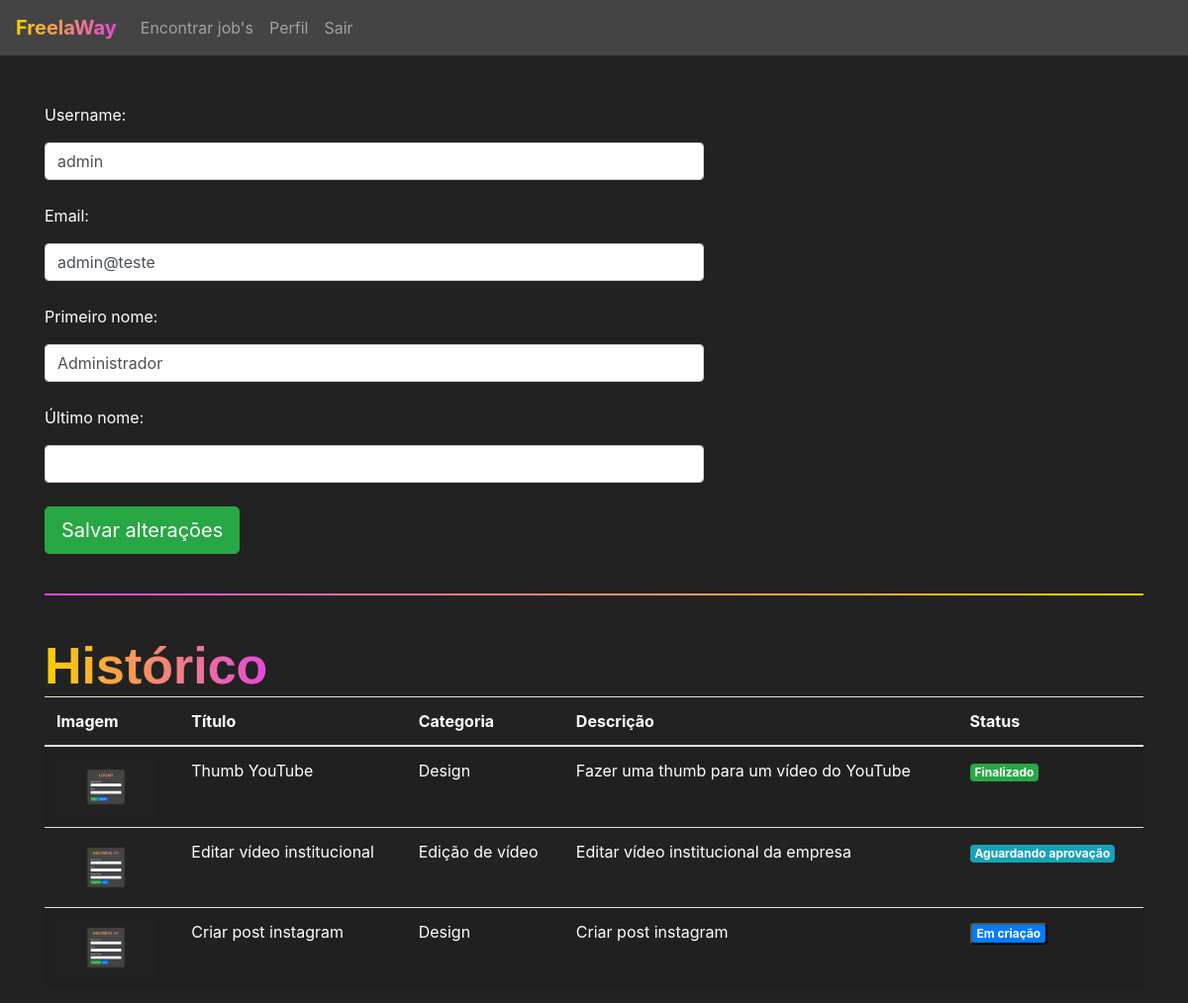
Page /jobs/perfil/ (signed in) on the earlier database version.
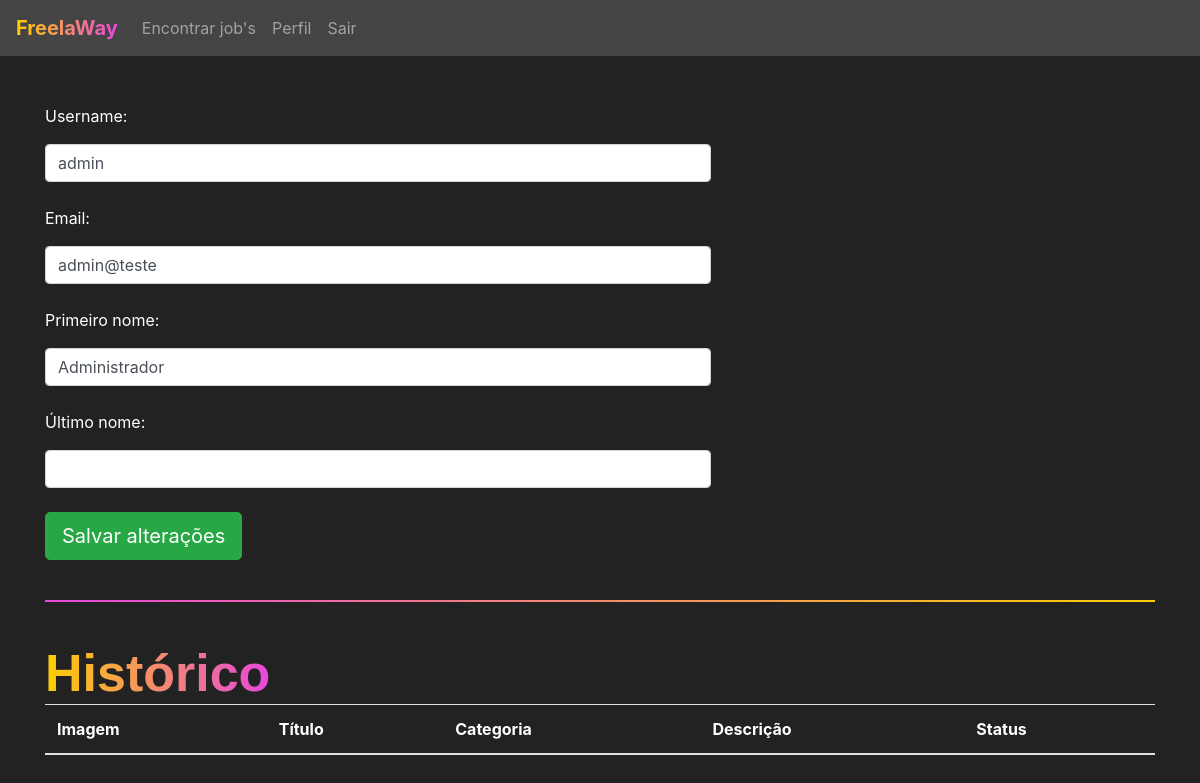
Same page on the later database version.
### jobs/models.py (models this page shows, shortened)
class Jobs(models.Model):
    categoria_choices = (('D', 'Design'),
                         ('EV', 'Edição de Vídeo'))
    status_choices = (('C', 'Em criação'),
                      ('AA', 'Aguardando aprovação'),
                      ('F', 'Finalizado'))
    titulo = models.CharField(max_length=200)
    descricao = models.TextField()
    categoria = models.CharField(max_length=2, choices=categoria_choices, default="D")
    prazo_entrega = models.DateTimeField()
    preco = models.FloatField()
    referencias = models.ManyToManyField(Referencias)
    profissional = models.ForeignKey(User, on_delete=models.DO_NOTHING, null=True, blank=True)
    reservado = models.BooleanField(default=False)
    status = models.CharField(max_length=2, default='C')
    arquivo_final = models.FileField(null=True, blank=True)

class Referencias(models.Model):
    arquivo = models.FileField(upload_to='referencias')
    def __str__(self) -> str:
        return self.arquivo.url

### jobs/views.py (the view, shortened to what this page needs)
# urls.py: path('perfil/', views.perfil, name="perfil"),
@login_required(login_url='/auth/logar')
def perfil(request):
    if request.method == "GET":
        jobs = Jobs.objects.filter(profissional=request.user)
        return render(request, 'perfil.html', {'jobs': jobs})

### jobs/templates/perfil.html (shortened to what this page needs)
{% extends 'base.html' %}
{% load static %}
{% block 'head' %}
<link rel="stylesheet" href="{% static 'jobs/css/encontrar_jobs.css' %}">
<link rel="stylesheet" href="{% static 'jobs/css/perfil.css' %}">
{% endblock %}
{% block 'body' %}
<br>
<br>
<div class="container">
    <div style="width: 60%">
        <form action="{% url 'perfil' %}" method="POST">
            <p>Username:</p>
            <input type="text" class="form-control" value="{{user.username}}" name="username">
            <br/>
            <p>Email:</p>
            <input type="email" class="form-control" value="{{user.email}}" name="email">
            <br/>
            <p>Primeiro nome:</p>
            <input type="text" class="form-control" value="{{user.first_name}}" name="primeiro_nome">
            <br/>
            <p>Último nome:</p>
            <input type="text" class="form-control" value="{{user.last_name}}" name="ultimo_nome">
            <br/>
            <input type="submit" class="btn btn-success btn-lg" value="Salvar alterações">
        </form>
    </div>
    <br/>
    <hr class="borda-degrade">
    <br/>
    <h4 class="titulo">Histórico</h4>
    <table style="background-color: #222; color: white;" class="table table-striped">
        <thead>
        <tr>
            <th scope="col">Imagem</th>
            <th scope="col">Título</th>
            <th scope="col">Categoria</th>
            <th scope="col">Descrição</th>
            <th scope="col">Status</th>
        </tr>
        </thead>
        <tbody>
        {% for job in jobs %}
        <tr>
            <th scope="row"><img width="100px" src="{{job.referencias.all.0}}"></th>
            <td>{{job.titulo}}</td>
            <td>
                {% if job.categoria == 'D' %}
                Design
                {% else %}
                Edição de vídeo
                {% endif %}
            </td>
            <td>{{job.descricao}}</td>
            <td>
                {% if job.status == 'AA' %}
                <span class="badge badge-info">Aguardando aprovação</span>
                {% elif job.status == 'C' %}
                <button class="badge badge-primary" data-toggle="modal" data-target="#modal-job-{{job.id}}">
                    Em criação
                </button>
                {% else %}
                <span class="badge badge-success">Finalizado</span>
                {% endif %}
            </td>
        </tr>
        {% endfor %}
        </tbody>
    </table>
</div>
{% endblock %}

Differences in the rows shown:
no longer on this page (row edited): Jobs: referencias.all.0 (picture), titulo "Thumb YouTube", categoria "Design", descricao "Fazer uma thumb para um vídeo do YouTube", status "Finalizado"
removed Jobs: referencias.all.0 (picture), titulo "Editar vídeo institucional", categoria "Edição de vídeo", descricao "Editar vídeo institucional da empresa", status "Aguardando aprovação"
no longer on this page (row edited): Jobs: referencias.all.0 (picture), titulo "Criar post instagram", categoria "Design", descricao "Criar post instagram"
